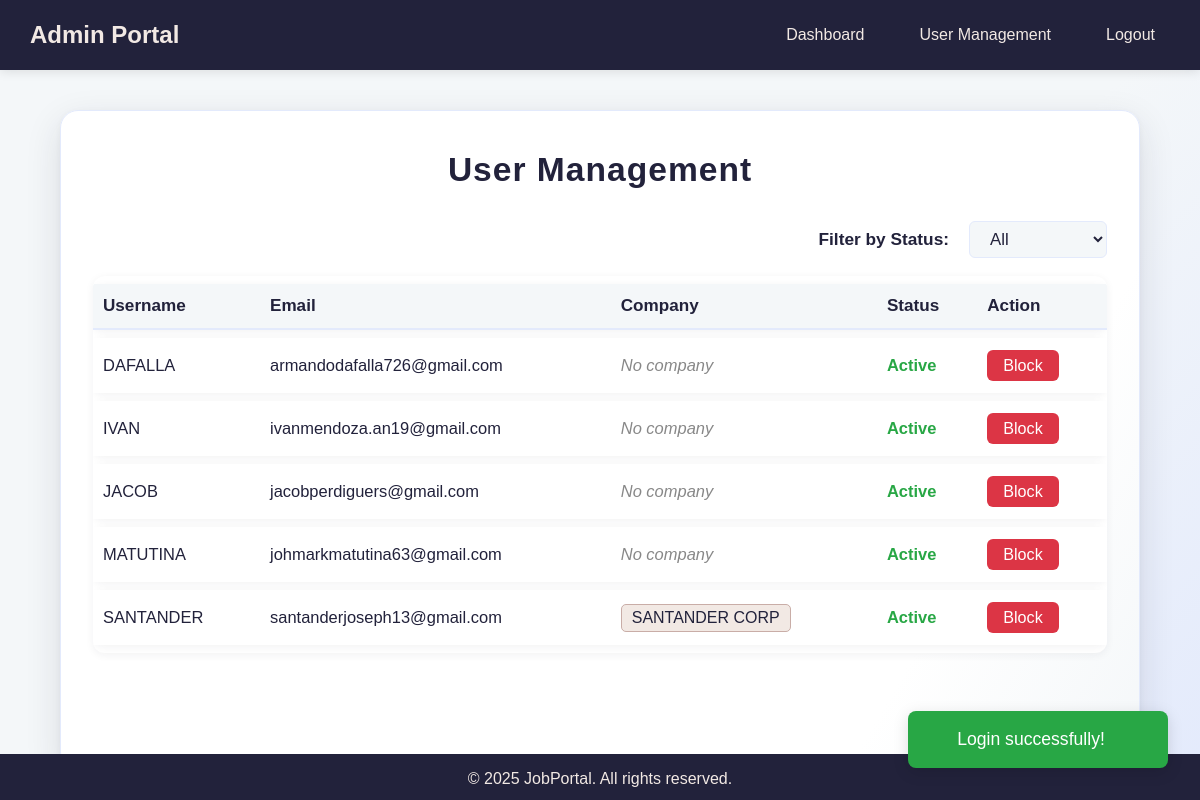
/pages/admin/admin_dashboard.php?tab=users (signed in), run on the app's committed database.
### tables this page shows
CREATE TABLE `users` (
  `user_id` int(11) NOT NULL,
  `username` varchar(50) NOT NULL,
  `password` varchar(255) NOT NULL,
  `email` varchar(100) NOT NULL,
  `user_type` enum('admin','client') NOT NULL,
  `created_at` timestamp NOT NULL DEFAULT current_timestamp(),
  `company_name` varchar(255) DEFAULT NULL,
  `company_tagline` varchar(255) DEFAULT NULL,
  `company_image` varchar(255) DEFAULT NULL,
  `company_description` text DEFAULT NULL,
  `company_cover` varchar(255) DEFAULT NULL,
  `status` enum('active','blocked','processing') NOT NULL DEFAULT 'active'
);

### pages/admin/user_management.php (the view, shortened to what this page needs)
<?php
$conn = OpenConnection();
$filter_status = '';
$where_status = '';
$statuses = ['' => 'All', 'processing' => 'Processing', 'active' => 'Active', 'blocked' => 'Blocked'];
$query = "SELECT user_id, username, email, status, company_name FROM users WHERE user_type != 'admin' $where_status ORDER BY username ASC";
$result = $conn->query($query);
?>
<h1>User Management</h1>
<div class="user-mgmt-toolbar" style="justify-content: flex-end;">
    <form method="get" action="admin_dashboard.php" style="display:flex;align-items:center;gap:10px;">
        <label for="statusFilter">Filter by Status:</label>
        <select name="filter" id="statusFilter" onchange="this.form.submit()">
            <?php foreach ($statuses as $key => $label): ?>
                <option value="<?php echo $key; ?>" <?php if ($filter_status === $key) echo 'selected'; ?>>
                    <?php echo $label; ?>
                </option>
            <?php endforeach; ?>
        </select>
    </form>
</div>
<div class="user-mgmt-table-wrapper">
<table class="user-mgmt-table">
    <thead>
        <tr>
            <th>Username</th>
            <th>Email</th>
            <th>Company</th>
            <th>Status</th>
            <th>Action</th>
        </tr>
    </thead>
    <tbody>
        <?php while ($user = $result->fetch_assoc()): ?>
        <tr>
            <td><?php echo htmlspecialchars($user['username']); ?></td>
            <td><?php echo htmlspecialchars($user['email']); ?></td>
            <td>
                <?php if (!empty($user['company_name'])): ?>
                    <a href="view_job_details_admin.php?company_id=<?php echo $user['user_id']; ?>" class="btn btn-company">
                        <?php echo htmlspecialchars($user['company_name']); ?>
                    </a>
                <?php else: ?>
                    <span style="color:#888;font-style:italic;">No company</span>
                <?php endif; ?>
            </td>
            <td>
                <?php if ($user['status'] === 'blocked'): ?>
                    <span class="status-blocked">Blocked</span>
                <?php elseif ($user['status'] === 'processing'): ?>
                    <span class="status-processing">Processing</span>
                <?php else: ?>
                    <span class="status-active">Active</span>
                <?php endif; ?>
            </td>
            <td>
                <?php if ($user['status'] === 'blocked'): ?>
                    <a href="admin_dashboard.php?tab=users&action=unblock&user_id=<?php echo $user['user_id']; ?>" class="btn btn-approve">Unblock</a>
                <?php elseif ($user['status'] === 'processing'): ?>
                    <button class="btn btn-reject" disabled>Block</button>
                <?php else: ?>
                    <a href="admin_dashboard.php?tab=users&action=block&user_id=<?php echo $user['user_id']; ?>" class="btn btn-reject">Block</a>
                <?php endif; ?>
            </td>
        </tr>
        <?php endwhile; ?>
    </tbody>
</table>
</div>

### static/css/admin_dashboard.css (style rules this page uses)
* { margin: 0; padding: 0; box-sizing: border-box; }
body { font-family: 'Poppins', sans-serif; background-color: #f8f9fa; display: flex; flex-direction: column; min-height: 100vh; margin: 0; padding: 0; }
h1 { text-align: center; color: #333; margin-bottom: 20px; }
.btn { text-decoration: none; padding: 8px 12px; background: #007bff; color: white; border-radius: 5px; text-align: center; font-size: 14px; display: inline-block; transition: background 0.3s ease; }

### pages/admin/admin_dashboard.php (style rules this page uses)
body { font-family: 'Poppins', sans-serif; margin: 0; padding: 0; background: linear-gradient(135deg, #f4f7f9 60%, #e3eafc 100%); }
h1 { text-align: center; color: #22223b; margin-bottom: 32px; font-size: 2.1em; letter-spacing: 1px; }
.btn { text-decoration: none; padding: 6px 14px; background: #007bff; color: white; border-radius: 5px; font-size: 13px; font-weight: 500; border: none; outline: none; transition: background 0.2s; cursor: pointer; }
.btn-reject { background: #dc3545; }
.btn-company { background: #f2e9e4; color: #22223b; border: 1px solid #c9ada7; }

### pages/admin/user_management.php (style rules this page uses)
.user-mgmt-toolbar { margin-bottom: 18px; display: flex; align-items: center; gap: 18px; flex-wrap: wrap; }
.user-mgmt-toolbar label { font-weight: 600; color: #22223b; font-size: 1.08em; margin-right: 10px; }
.user-mgmt-toolbar select { padding: 7px 16px; border-radius: 6px; border: 1.5px solid #e3eafc; background: #f4f7f9; color: #22223b; font-size: 1.05em; font-weight: 500; outline: none; transition: border 0.18s, background 0.18s; }
.user-mgmt-table-wrapper { max-height: 585px; overflow-y: auto; border-radius: 12px; box-shadow: 0 2px 8px rgba(34,34,59,0.06); background: #fff; }
.user-mgmt-table { width: 100%; border-collapse: separate; border-spacing: 0 8px; background: transparent; }
.user-mgmt-table thead th { position: sticky; top: 0; z-index: 2; background: #f4f7f9; }
.user-mgmt-table th, .user-mgmt-table td { padding: 12px 10px; text-align: left; }
.user-mgmt-table th { background: #f4f7f9; color: #22223b; font-size: 1.07em; font-weight: 600; border-bottom: 2px solid #e3eafc; }
.user-mgmt-table tr { background: #fff; border-radius: 10px; box-shadow: 0 2px 8px rgba(34,34,59,0.06); transition: box-shadow 0.18s; }
.user-mgmt-table td { font-size: 1.03em; color: #22223b; vertical-align: middle; }
.user-mgmt-table .btn { text-decoration: none; padding: 6px 16px; border-radius: 6px; font-size: 0.98em; font-weight: 500; border: none; outline: none; cursor: pointer; transition: background 0.18s, color 0.18s; margin-right: 2px; }
.user-mgmt-table .btn-reject { background: #dc3545; color: #fff; }
.user-mgmt-table .btn-company { background: #f2e9e4; color: #22223b; border: 1px solid #c9ada7; padding: 4px 10px; font-size: 0.97em; border-radius: 5px; transition: background 0.18s, color 0.18s; }
.user-mgmt-table .status-active { color: #28a745; font-weight: bold; }

### data on the page
users: username "DAFALLA", email "armandodafalla726@gmail.com", shows "No company", status "Active"
users: username "IVAN", email "ivanmendoza.an19@gmail.com", shows "No company", status "Active"
users: username "JACOB", email "jacobperdiguers@gmail.com", shows "No company", status "Active"
users: username "MATUTINA", email "johmarkmatutina63@gmail.com", shows "No company", status "Active"
users: username "SANTANDER", email "santanderjoseph13@gmail.com", company_name "SANTANDER CORP", status "Active"

### other printed values
form field filter "All"
